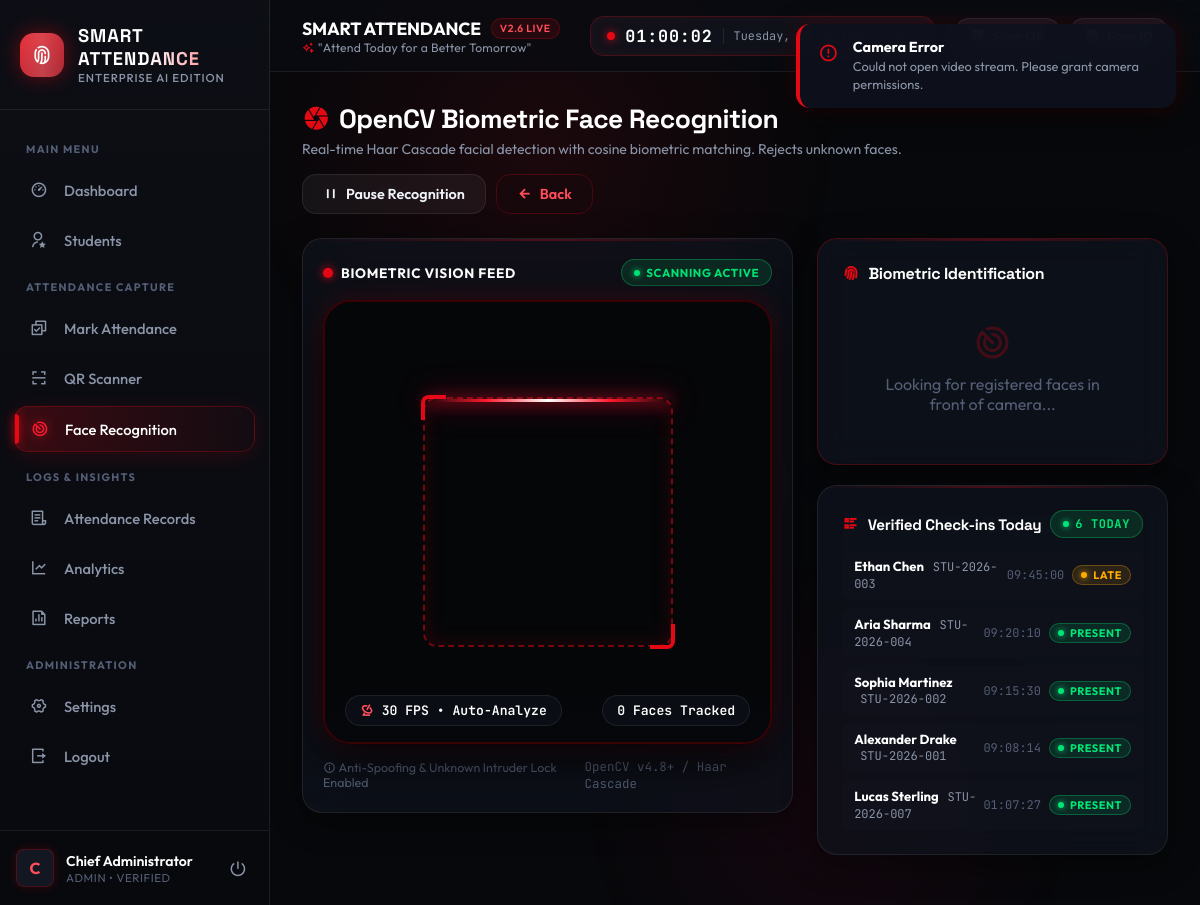
The page /face-recognition (signed in) on the database its author committed.
### tables this page shows
CREATE TABLE users (
            id INTEGER PRIMARY KEY AUTOINCREMENT,
            username TEXT UNIQUE NOT NULL,
            password_hash TEXT NOT NULL,
            role TEXT DEFAULT 'Admin',
            name TEXT NOT NULL,
            email TEXT UNIQUE NOT NULL,
            created_at TIMESTAMP DEFAULT CURRENT_TIMESTAMP
        );

CREATE TABLE attendance (
            id INTEGER PRIMARY KEY AUTOINCREMENT,
            student_id TEXT NOT NULL,
            date TEXT NOT NULL,
            time TEXT NOT NULL,
            status TEXT NOT NULL,
            method TEXT NOT NULL,
            created_at TIMESTAMP DEFAULT CURRENT_TIMESTAMP,
            FOREIGN KEY (student_id) REFERENCES students (student_id) ON DELETE CASCADE
        );

CREATE TABLE students (
            id INTEGER PRIMARY KEY AUTOINCREMENT,
            student_id TEXT UNIQUE NOT NULL,
            roll_no TEXT UNIQUE NOT NULL,
            name TEXT NOT NULL,
            email TEXT NOT NULL,
            department TEXT NOT NULL,
            class_name TEXT NOT NULL,
            qr_code TEXT,
            face_registered INTEGER DEFAULT 0,
            created_at TIMESTAMP DEFAULT CURRENT_TIMESTAMP
        );

### app.py (the view)
@app.route('/face-recognition')
@login_required
def face_recognition_page():
    stats = get_dashboard_stats()
    return render_template('face-recognition.html', stats=stats)

### app.py (called while the page is built)
def login_required(f):
    @wraps(f)
    def decorated_function(*args, **kwargs):
        if 'user_id' not in session:
            flash('Please log in to access this page.', 'warning')
            return redirect(url_for('login'))
        return f(*args, **kwargs)
    return decorated_function

@app.context_processor
def inject_global_data():
    settings = get_settings()
    current_user = None
    if 'user_id' in session:
        current_user = get_user_by_id(session['user_id'])
    return {
        'settings': settings,
        'current_user': current_user,
        'current_time': datetime.now().strftime('%H:%M:%S'),
        'current_date': date.today().strftime('%A, %d %B %Y')
    }

### utils/database.py (called while the page is built)
def get_db_connection():
    conn = sqlite3.connect(DB_PATH)
    conn.row_factory = sqlite3.Row
    conn.execute("PRAGMA foreign_keys = ON")
    return conn

def get_user_by_id(user_id):
    conn = get_db_connection()
    user = conn.execute("SELECT * FROM users WHERE id = ?", (user_id,)).fetchone()
    conn.close()
    return user

def get_settings():
    conn = get_db_connection()
    rows = conn.execute("SELECT key, value FROM settings").fetchall()
    conn.close()
    return {row['key']: row['value'] for row in rows}

### templates/face-recognition.html (shortened to what this page needs)
{% extends "base.html" %}
{% block content %}
<div class="dashboard-header-row" style="display: flex; justify-content: space-between; align-items: flex-end; margin-bottom: 24px; flex-wrap: wrap; gap: 16px;">
  <div>
    <h2 style="font-size: 1.65rem; font-weight: 800; color: #fff; display: flex; align-items: center; gap: 10px;">
      <i class="ri-camera-lens-fill" style="color: var(--primary-red);"></i>
      <span>OpenCV Biometric Face Recognition</span>
    </h2>
    <p style="color: var(--text-muted); font-size: 0.88rem; margin-top: 4px;">
      Real-time Haar Cascade facial detection with cosine biometric matching. Rejects unknown faces.
    </p>
  </div>
  <div style="display: flex; gap: 10px;">
    <button type="button" class="btn btn-secondary" id="btnToggleFaceRecognition" onclick="toggleRecognition()">
      <i id="faceToggleIcon" class="ri-pause-line"></i>
      <span id="faceToggleText">Pause Recognition</span>
    </button>
    <a href="{{ url_for('attendance') }}" class="btn btn-outline-red">
      <i class="ri-arrow-left-line"></i> Back
    </a>
  </div>
</div>
<div style="display: grid; grid-template-columns: 1.4fr 1fr; gap: 24px; align-items: start;">
  <div class="glass-card" style="padding: 20px;">
    <div style="display: flex; justify-content: space-between; align-items: center; margin-bottom: 14px;">
      <div style="display: flex; align-items: center; gap: 8px;">
        <span class="live-pulse" style="width: 10px; height: 10px;"></span>
        <span style="font-size: 0.85rem; font-weight: 700; color: #fff; text-transform: uppercase; letter-spacing: 0.05em;">
          Biometric Vision Feed
        </span>
      </div>
      <div id="visionStatusPill" class="badge-status Present" style="font-size: 0.72rem;">
        SCANNING ACTIVE
      </div>
    </div>
    <div class="camera-card">
      <div class="camera-viewport">
        <video id="faceVideo" autoplay playsinline class="camera-video"></video>
        <div id="defaultScannerReticle" class="scanner-overlay">
        </div>
        <div class="camera-hud-bar">
          <div class="hud-status-chip font-mono">
            <i class="ri-radar-line" style="color: var(--neon-coral);"></i>
            <span id="fpsIndicator">30 FPS • Auto-Analyze</span>
          </div>
          <div class="hud-status-chip font-mono" id="hudFaceCount">
            0 Faces Tracked
          </div>
        </div>
      </div>
    </div>
    <div style="margin-top: 14px; display: flex; justify-content: space-between; align-items: center; font-size: 0.78rem; color: var(--text-dim);">
      <span><i class="ri-information-line"></i> Anti-Spoofing & Unknown Intruder Lock Enabled</span>
      <span class="font-mono">OpenCV v4.8+ / Haar Cascade</span>
    </div>
  </div>
  <div style="display: flex; flex-direction: column; gap: 20px;">
    <div class="glass-card" id="bioResultCard" style="border-color: var(--border-red-subtle);">
      <div class="card-title-row" style="margin-bottom: 12px;">
        <h3 class="card-title" style="font-size: 1rem;">
          <i class="ri-fingerprint-line"></i> Biometric Identification
        </h3>
      </div>
      <div id="bioAwaiting" style="padding: 26px; text-align: center; color: var(--text-dim);">
        <i class="ri-scan-2-line" style="font-size: 2.4rem; display: block; margin-bottom: 10px; color: var(--border-red-subtle);"></i>
        Looking for registered faces in front of camera...
      </div>
    </div>
    <div class="glass-card" style="flex: 1;">
      <div class="card-title-row" style="margin-bottom: 12px;">
        <h3 class="card-title" style="font-size: 0.95rem;">
          <i class="ri-list-check-2"></i> Verified Check-ins Today
        </h3>
        <span class="badge-status Present font-mono" id="todayBioCount">{{ stats.present_today + stats.late_today }} Today</span>
      </div>
      <div style="max-height: 280px; overflow-y: auto;">
        <ul id="liveBioList" style="list-style: none; display: flex; flex-direction: column; gap: 8px;">
          {% if stats.today_records %}
            {% for r in stats.today_records %}
              <li style="background: rgba(18, 22, 33, 0.45); padding: 8px 12px; border-radius: 8px; display: flex; justify-content: space-between; align-items: center; font-size: 0.82rem;">
                <div>
                  <strong style="color: #fff;">{{ r.name }}</strong>
                  <span class="font-mono" style="color: var(--text-muted); font-size: 0.75rem; margin-left: 6px;">{{ r.student_id }}</span>
                </div>
                <div style="display: flex; align-items: center; gap: 8px;">
                  <span class="font-mono" style="color: var(--text-dim); font-size: 0.75rem;">{{ r.time }}</span>
                  <span class="badge-status {{ r.status }}" style="font-size: 0.68rem; padding: 2px 8px;">{{ r.status }}</span>
                </div>
              </li>
            {% endfor %}
          {% else %}
            <li id="emptyBioListNote" style="text-align: center; padding: 20px; color: var(--text-dim); font-size: 0.82rem;">
              No face check-ins recorded yet today.
            </li>
          {% endif %}
        </ul>
      </div>
    </div>
  </div>
</div>
{% endblock %}

### templates/base.html (shortened to what this page needs)
<!DOCTYPE html>
<html lang="en">
<head>
  <link href="https://cdn.jsdelivr.net/npm/remixicon@4.2.0/fonts/remixicon.css" rel="stylesheet" />
  <link rel="stylesheet" href="{{ url_for('static', filename='css/style.css') }}">
</head>
<body>
<div class="app-container">
  <aside class="sidebar">
    <div class="sidebar-header">
      <div class="brand-icon">
        <i class="ri-fingerprint-2-line"></i>
      </div>
      <div class="brand-text">
        <h1>SMART ATTENDANCE</h1>
        <p>Enterprise AI Edition</p>
      </div>
    </div>
    <nav class="sidebar-nav">
      <span class="nav-section-title">Main Menu</span>
      <a href="{{ url_for('dashboard') }}" class="nav-item {% if request.endpoint == 'dashboard' %}active{% endif %}">
        <i class="ri-dashboard-3-line"></i>
        <span>Dashboard</span>
      </a>
      <a href="{{ url_for('students') }}" class="nav-item {% if request.endpoint == 'students' %}active{% endif %}">
        <i class="ri-user-star-line"></i>
        <span>Students</span>
      </a>
      <span class="nav-section-title">Attendance Capture</span>
      <a href="{{ url_for('attendance') }}" class="nav-item {% if request.endpoint == 'attendance' %}active{% endif %}">
        <i class="ri-checkbox-multiple-line"></i>
        <span>Mark Attendance</span>
      </a>
      <a href="{{ url_for('qr_scanner') }}" class="nav-item {% if request.endpoint == 'qr_scanner' %}active{% endif %}">
        <i class="ri-qr-scan-2-line"></i>
        <span>QR Scanner</span>
      </a>
      <a href="{{ url_for('face_recognition_page') }}" class="nav-item {% if request.endpoint == 'face_recognition_page' %}active{% endif %}">
        <i class="ri-scan-2-line"></i>
        <span>Face Recognition</span>
      </a>
      <span class="nav-section-title">Logs & Insights</span>
      <a href="{{ url_for('records') }}" class="nav-item {% if request.endpoint == 'records' %}active{% endif %}">
        <i class="ri-file-list-3-line"></i>
        <span>Attendance Records</span>
      </a>
      <a href="{{ url_for('analytics') }}" class="nav-item {% if request.endpoint == 'analytics' %}active{% endif %}">
        <i class="ri-line-chart-line"></i>
        <span>Analytics</span>
      </a>
      <a href="{{ url_for('reports') }}" class="nav-item {% if request.endpoint == 'reports' %}active{% endif %}">
        <i class="ri-file-chart-line"></i>
        <span>Reports</span>
      </a>
      <span class="nav-section-title">Administration</span>
      <a href="{{ url_for('settings_page') }}" class="nav-item {% if request.endpoint == 'settings_page' %}active{% endif %}">
        <i class="ri-settings-4-line"></i>
        <span>Settings</span>
      </a>
      <a href="{{ url_for('logout') }}" class="nav-item">
        <i class="ri-logout-box-r-line"></i>
        <span>Logout</span>
      </a>
    </nav>
    <div class="sidebar-footer">
      <div class="user-mini-card">
        <div class="user-avatar">
          {{ session.get('name', 'Admin')[0] | upper }}
        </div>
        <div class="user-info">
          <div class="user-name">{{ session.get('name', 'Administrator') }}</div>
          <div class="user-role">{{ session.get('role', 'Faculty') }} • Verified</div>
        </div>
        <a href="{{ url_for('logout') }}" class="logout-link" title="Sign Out">
          <i class="ri-shut-down-line"></i>
        </a>
      </div>
    </div>
  </aside>
  <main class="main-wrapper">
    <header class="app-header">
      <div class="header-left">
        <div class="header-tagline">
          <div class="header-title">
            <span>SMART ATTENDANCE</span>
            <span class="system-badge">v2.6 LIVE</span>
          </div>
          <div class="header-subtitle">
            <i class="ri-sparkling-2-line" style="color: var(--primary-red);"></i> "Attend Today for a Better Tomorrow"
          </div>
        </div>
      </div>
      <div class="header-right">
        <div class="live-clock-badge font-mono">
          <div class="live-pulse"></div>
          <div class="clock-time" id="liveClockTime">{{ current_time }}</div>
          <div class="clock-date">{{ current_date }}</div>
        </div>
        <div class="header-actions">
          <a href="{{ url_for('qr_scanner') }}" class="btn-header-action" title="Quick QR Scan">
            <span>Scan QR</span>
          </a>
          <a href="{{ url_for('face_recognition_page') }}" class="btn-header-action" title="Open Face Recognition">
            <span>Face ID</span>
          </a>
        </div>
      </div>
    </header>
    <section class="content-body">
      {% block content %}{% endblock %}
    </section>
  </main>
</div>
<div id="toastContainer" class="toast-container"></div>
</body>
</html>

### rows shown on the page
users: get "Chief Administrator"
attendance: name "Ethan Chen", student_id "STU-2026-003", time "09:45:00", status "LATE"
attendance: name "Aria Sharma", student_id "STU-2026-004", time "09:20:10", status "PRESENT"
attendance: name "Sophia Martinez", student_id "STU-2026-002", time "09:15:30", status "PRESENT"
attendance: name "Alexander Drake", student_id "STU-2026-001", time "09:08:14", status "PRESENT"
attendance: name "Lucas Sterling", student_id "STU-2026-007", time "01:07:27", status "PRESENT"

### other values the page prints
{{ session.get('name', 'Admin')[0] | upper }} "C"
{{ session.get('role', 'Faculty') }} "ADMIN"
{{ stats.present_today + stats.late_today }} "6"
